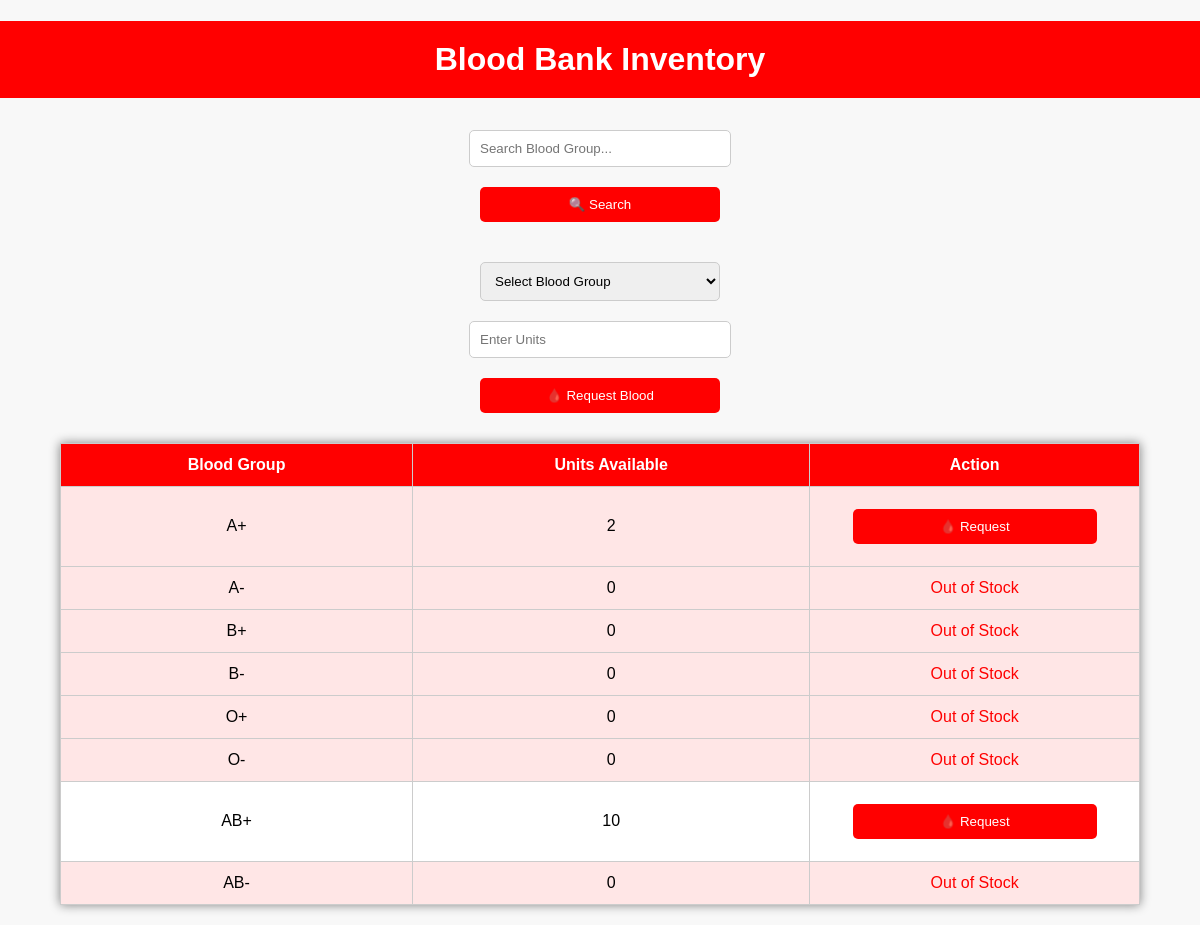
The page /user_inventory.php (signed in) on the database as committed earlier.
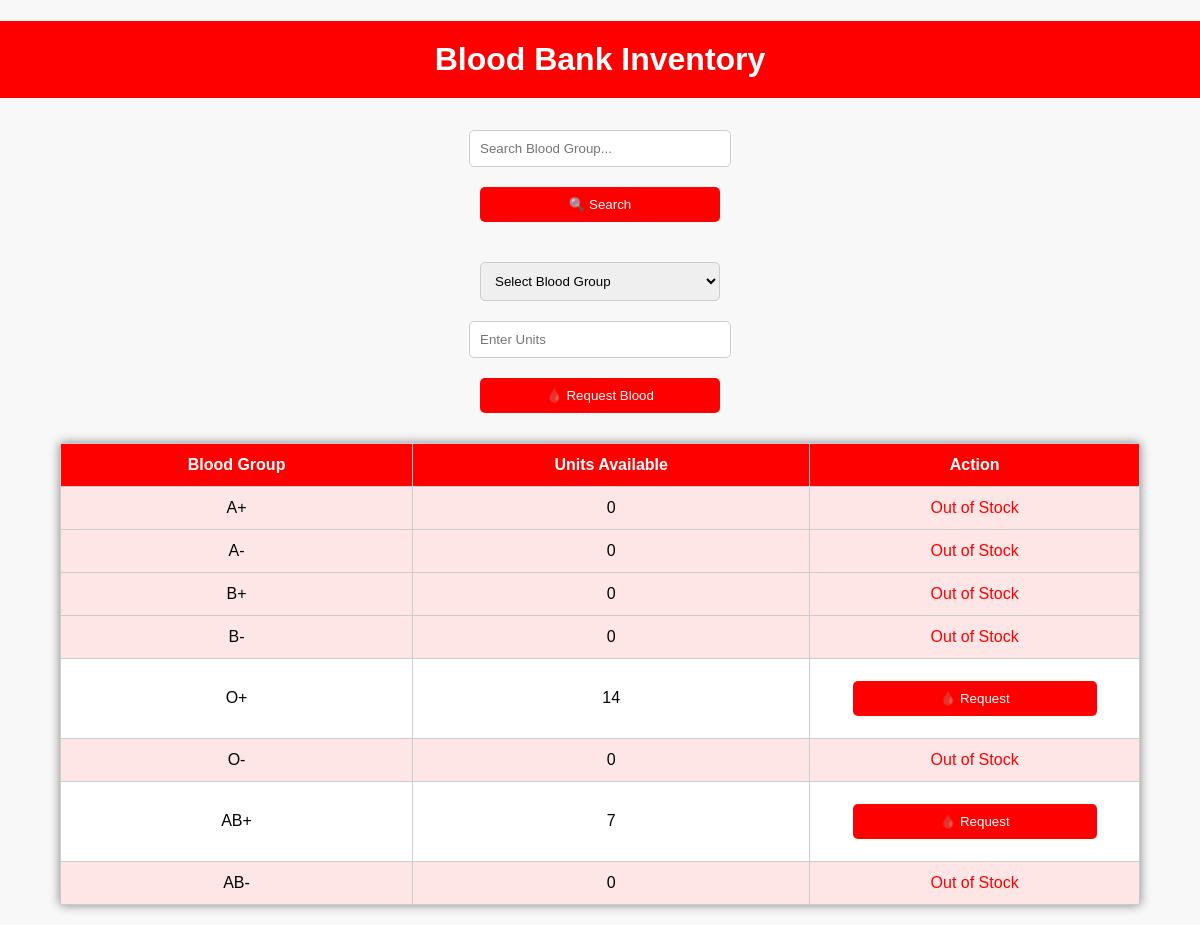
The same page on the database as committed later.
### tables this page shows
CREATE TABLE `inventory` (
  `id` int(11) NOT NULL,
  `blood_group` varchar(5) NOT NULL,
  `units_available` int(11) DEFAULT 0,
  `name` varchar(100) DEFAULT NULL,
  `city` varchar(100) DEFAULT NULL,
  `contact` varchar(15) DEFAULT NULL
);

### user_inventory.php (the view, shortened to what this page needs)
<?php
include 'connection.php';
$search = "";
if (isset($_POST['search'])) {
    $search = $_POST['search_text'];
    $stmt = $con->prepare("SELECT * FROM inventory WHERE blood_group LIKE ?");
    $likeSearch = "%$search%";
    $stmt->bind_param("s", $likeSearch);
    $stmt->execute();
    $inventory = $stmt->get_result();
} else {
    $inventory = $con->query("SELECT * FROM inventory");
}
?>
<!DOCTYPE html>
<html lang="en">
<head>
</head>
<body>
    <h1>Blood Bank Inventory</h1>
    <form method="post">
        <input type="text" name="search_text" placeholder="Search Blood Group..." value="<?= htmlspecialchars($search) ?>">
        <button type="submit" name="search">🔍 Search</button>
    </form>
    <form method="post">
        <select name="blood_group" required>
            <option value="">Select Blood Group</option>
        </select>
        <input type="number" name="units" placeholder="Enter Units" min="1" required>
        <button type="submit" name="request_blood">🩸 Request Blood</button>
    </form>
    <table>
        <tr>
            <th>Blood Group</th>
            <th>Units Available</th>
            <th>Action</th>
        </tr>
        <?php if ($inventory->num_rows > 0): ?>
            <?php while($row = $inventory->fetch_assoc()): ?>
                <tr class="<?= ($row['units_available'] < 5) ? 'low-stock' : '' ?>">
                    <td><?= $row['blood_group'] ?></td>
                    <td><?= $row['units_available'] ?></td>
                    <td>
                        <?php if ($row['units_available'] > 0): ?>
                            <form method="post" style="display:inline;">
                                <button type="submit" name="request_blood">🩸 Request</button>
                            </form>
                        <?php else: ?>
                            <span style="color:red;">Out of Stock</span>
                        <?php endif; ?>
                    </td>
                </tr>
            <?php endwhile; ?>
        <?php else: ?>
            <tr>
                <td colspan="3">No results found.</td>
            </tr>
        <?php endif; ?>
    </table>
</body>
</html>

Rows that differ between the two databases and show on the page:
changed inventory (number 1 of 8 on the later page): units_available "2" → "0"; units_available "🩸 Request" → "Out of Stock"
changed inventory (number 5 of 8 on the later page): units_available "0" → "14"; units_available "Out of Stock" → "🩸 Request"
changed inventory "AB+": units_available "10" → "7"
